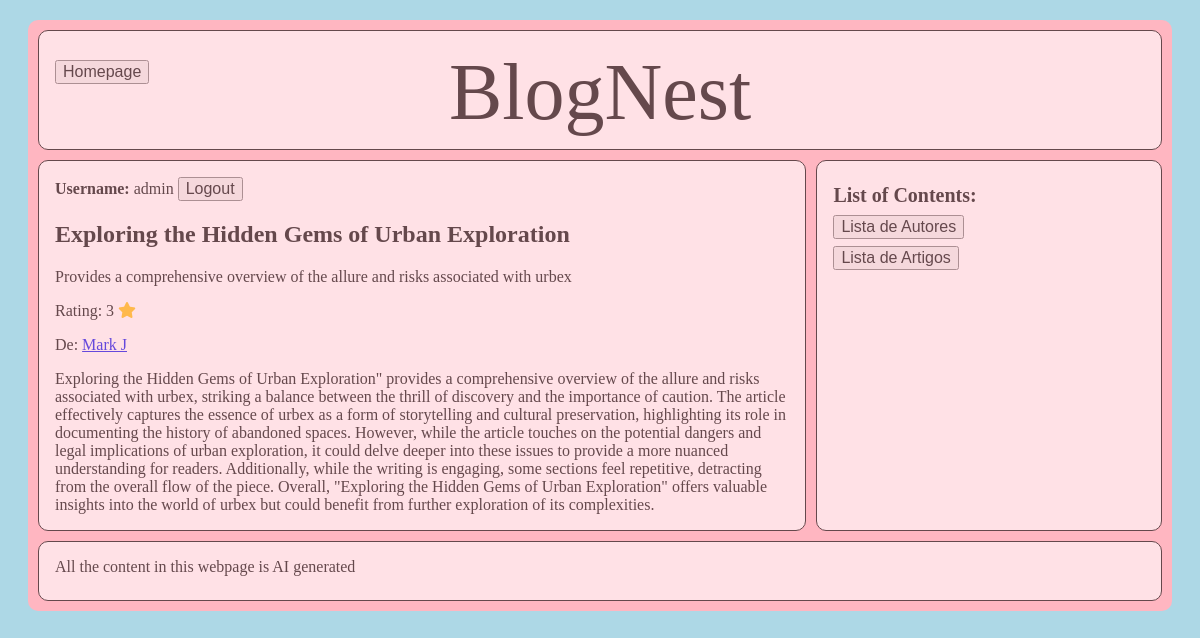
/artigos/review/16 (signed in), run on the app's committed database.
### artigos/models.py (models this page shows, shortened)
class Review(models.Model):
    utilizador = models.ForeignKey(Utilizador, on_delete = models.CASCADE, related_name = 'review', null = True)
    preview_review = models.CharField(max_length = 150)
    artigo = models.ForeignKey(Artigo, on_delete = models.CASCADE, related_name = 'review')
    texto = models.TextField(blank = True)
    numero = models.IntegerField(null = True, validators=[MinValueValidator(0),
                                       MaxValueValidator(5)])

class Artigo(models.Model):
    titulo = models.CharField(max_length = 150)
    resumo = models.TextField(blank = True)
    texto = models.TextField(blank = True, null = True)
    link = models.URLField()
    data_de_publicacao = models.IntegerField(verbose_name = 'Data de Publicação')
    autor = models.ManyToManyField(Autor, related_name = 'artigo')
    def __str__(self):
            return self.titulo

class Utilizador(models.Model):
    nome = models.CharField(max_length = 100)
    ano_de_inscricao = models.IntegerField(verbose_name = 'Ano de Inscrição')
    foto_de_perfil = models.ImageField(null = True)

### artigos/views.py (the view)
# urls.py: path('review/<int:review_id>', views.review_view, name= 'review'),
def review_view(request, review_id):
    context = {
        'review' : Review.objects.get(id = review_id)
    }
    return render(request, "artigos/review.html", context)

### artigos/templates/artigos/review.html
{% extends 'artigos/layout.html' %}
{% block content %}
    <h2>{{ review.artigo }}</h2>
    <p>{{ review.preview_review }}</p>
    <p>Rating: {{ review.numero }} <i class="fa-solid fa-star" style="color: #ffbb00;"></i></p>
    <p>De: <a href ="{% url 'artigos:utilizador' review.utilizador.id %}">{{ review.utilizador.nome }}</a></p>
    {{ review.texto }}
{% endblock %}

### artigos/templates/artigos/layout.html (shortened to what this page needs)
<html>
    {% if request.user.is_authenticated %}
    <head>
        <link rel="stylesheet" href="/static/artigos/estilos.css">
    </head>
    <body>
        <div class="contentor">
            <header>
                <a class = "home-button" href="{% url 'autenticacao:index' %}"><button>Homepage</button></a>
                BlogNest
            </header>
            <aside>
                <div class = "list-of-contents">
                    <div id = "contents">List of Contents:</div>
                    <div><a href="{% url 'artigos:autores' %}"><button>Lista de Autores</button></a></div>
                    <div><a href="{% url 'artigos:index' %}"><button>Lista de Artigos</button></a></div>
                </div>
            </aside>
            <main>
                {% if request.user.is_authenticated %}
                    <b>Username:</b> {{request.user.username}}
                    <a href="{% url 'autenticacao:logout' %}"><button>Logout</button></a>
                {% else %}
                    <a href="{% url 'autenticacao:login' %}"><button>Login</button></a>
                    <a href="{% url 'autenticacao:registo' %}"><button>Registar</button></a>
                {% endif %}
                {% block content %}
                {% endblock %}
            </main>
            <footer>
                All the content in this webpage is AI generated
            </footer>
        </div>
    </body>
    {%endif%}
</html>

### static/artigos/estilos.css (style rules this page uses)
body { background: lightblue; color: white; }
button { font-size: 1rem; }
#contents { color: black; font-weight: bold; font-size: 20px; }
.home-button { position: absolute; top: 50px; left: 35px; padding: 10px 20px; }
div.contentor > * { background-color: white; opacity: 0.6; border: 1px solid black; padding: 1rem; border-radius: 10px; }
header { grid-area: header; color: black; font-size: 5rem; text-align: center; }
main { grid-area: main; color: black; font-size: 1rem; background-color: lightpink; }
aside { grid-area: aside; color: black; }
footer { grid-area: footer; color: black; }
div.contentor { margin: 20px; height: auto; display: grid; background-color: lightpink; border-radius: 10px; grid-template-areas: 'header header header' 'main main aside' 'footer footer footer'; gap: 10px; padding: 10px; grid-template-columns: 20vw 3fr 2fr; grid-template-rows: 15vh auto 60px; }
.list-of-contents { display: flex; flex-direction: column; justify-content: space-evenly; align-items: flex-start; height: 100px; }

### data on the page
Review: artigo "Exploring the Hidden Gems of Urban Exploration", preview_review "Provides a comprehensive overview of the allure and risks associated with urbex", numero "3", utilizador.nome "Mark J", texto "Exploring the Hidden Gems of Urban Exploration\" provides a comprehensive overview of the allure and risks associated with urbex, striking a balance between the thrill of discovery and the importance of caution. The article effectively captures the essence of urbex as a form of storytelling and cultural preservation, highlighting its role in documenting the history of abandoned spaces. However, while the article touches on the potential dangers and legal implications of urban exploration, it could delve deeper into these issues to provide a more nuanced understanding for readers. Additionally, while the writing is engaging, some sections feel repetitive, detracting from the overall flow of…"

### other printed values
{{ request.user.username }} "admin"
